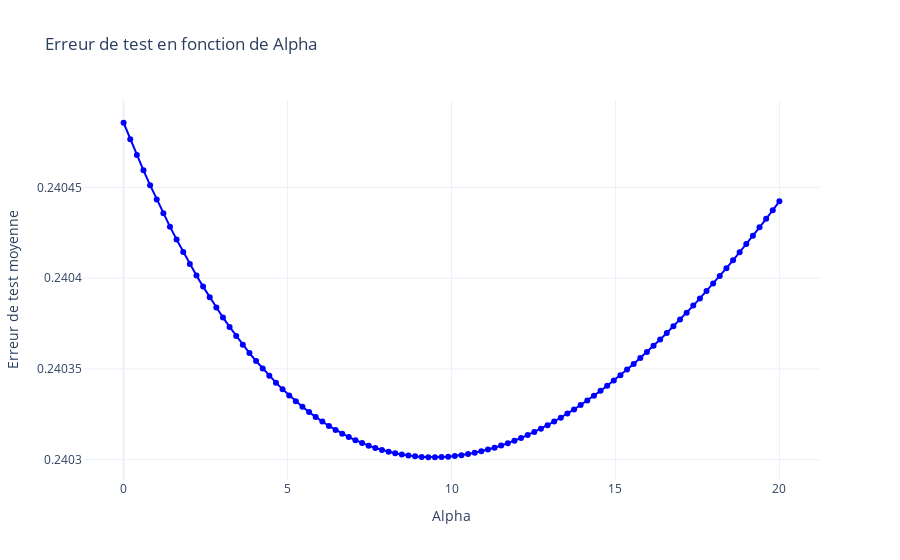
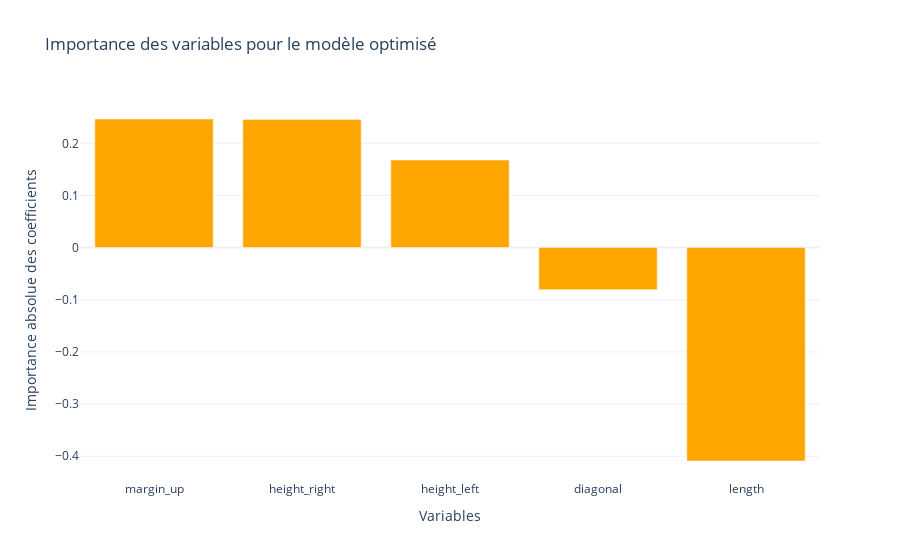

The notebook cell saved with these charts, in order:
### Markdown cell above
### En utilisant la MSE

### Code cell
model_optimisation(linear_model.Ridge(), "neg_mean_squared_error", X_train, y_train, np.linspace(1e-10, 20, 100), X_test, y_test, feature_names)

### Figure 1 — Plotly figure (JSON) as saved in the notebook; plotly's stock layout.template omitted (floating-point values rounded to 4 significant figures)
{"data": [{"line": {"color": "blue"}, "mode": "lines+markers", "name": "Erreur de test moyenne", "type": "scatter", "x": [1e-10, 0.202, 0.404, 0.6061, 0.8081, 1.01, 1.212, 1.414, 1.616, 1.818, 2.02, 2.222, 2.424, 2.626, 2.828, 3.03, 3.232, 3.434, 3.636, 3.838, 4.04, 4.242, 4.444, 4.646, 4.848, 5.051, 5.253, 5.455, 5.657, 5.859, 6.061, 6.263, 6.465, 6.667, 6.869, 7.071, 7.273, 7.475, 7.677, 7.879, 8.081, 8.283, 8.485, 8.687, 8.889, 9.091, 9.293, 9.495, 9.697, 9.899, 10.1, 10.3, 10.51, 10.71, 10.91, 11.11, 11.31, 11.52, 11.72, 11.92, 12.12, 12.32, 12.53, 12.73, 12.93, 13.13, 13.33, 13.54, 13.74, 13.94, 14.14, 14.34, 14.55, 14.75, 14.95, 15.15, 15.35, 15.56, 15.76, 15.96, 16.16, 16.36, 16.57, 16.77, 16.97, 17.17, 17.37, 17.58, 17.78, 17.98, 18.18, 18.38, 18.59, 18.79, 18.99, 19.19, 19.39, 19.6, 19.8, 20], "y": [0.2405, 0.2405, 0.2405, 0.2405, 0.2405, 0.2404, 0.2404, 0.2404, 0.2404, 0.2404, 0.2404, 0.2404, 0.2404, 0.2404, 0.2404, 0.2404, 0.2404, 0.2404, 0.2404, 0.2404, 0.2404, 0.2404, 0.2403, 0.2403, 0.2403, 0.2403, 0.2403, 0.2403, 0.2403, 0.2403, 0.2403, 0.2403, 0.2403, 0.2403, 0.2403, 0.2403, 0.2403, 0.2403, 0.2403, 0.2403, 0.2403, 0.2403, 0.2403, 0.2403, 0.2403, 0.2403, 0.2403, 0.2403, 0.2403, 0.2403, 0.2403, 0.2403, 0.2403, 0.2403, 0.2403, 0.2403, 0.2403, 0.2403, 0.2403, 0.2403, 0.2403, 0.2403, 0.2403, 0.2403, 0.2403, 0.2403, 0.2403, 0.2403, 0.2403, 0.2403, 0.2403, 0.2403, 0.2403, 0.2403, 0.2403, 0.2403, 0.2403, 0.2404, 0.2404, 0.2404, 0.2404, 0.2404, 0.2404, 0.2404, 0.2404, 0.2404, 0.2404, 0.2404, 0.2404, 0.2404, 0.2404, 0.2404, 0.2404, 0.2404, 0.2404, 0.2404, 0.2404, 0.2404, 0.2404, 0.2404]}], "layout": {"autosize": true, "title": {"text": "Erreur de test en fonction de Alpha"}, "xaxis": {"autorange": true, "range": [-1.235, 21.24], "title": {"text": "Alpha"}, "type": "linear"}, "yaxis": {"autorange": true, "range": [0.2403, 0.2405], "title": {"text": "Erreur de test moyenne"}, "type": "linear"}}}

### Figure 2 — Plotly figure (JSON) as saved in the notebook; plotly's stock layout.template omitted (floating-point values rounded to 4 significant figures)
{"data": [{"marker": {"color": "orange"}, "name": "Importance des variables", "type": "bar", "x": ["margin_up", "height_right", "height_left", "diagonal", "length"], "y": [0.2466, 0.2454, 0.168, -0.08068, -0.4092]}], "layout": {"autosize": true, "title": {"text": "Importance des variables pour le modèle optimisé"}, "xaxis": {"autorange": true, "range": [-0.5, 4.5], "title": {"text": "Variables"}, "type": "category"}, "yaxis": {"autorange": true, "range": [-0.4456, 0.2831], "title": {"text": "Importance absolue des coefficients"}, "type": "linear"}}}
